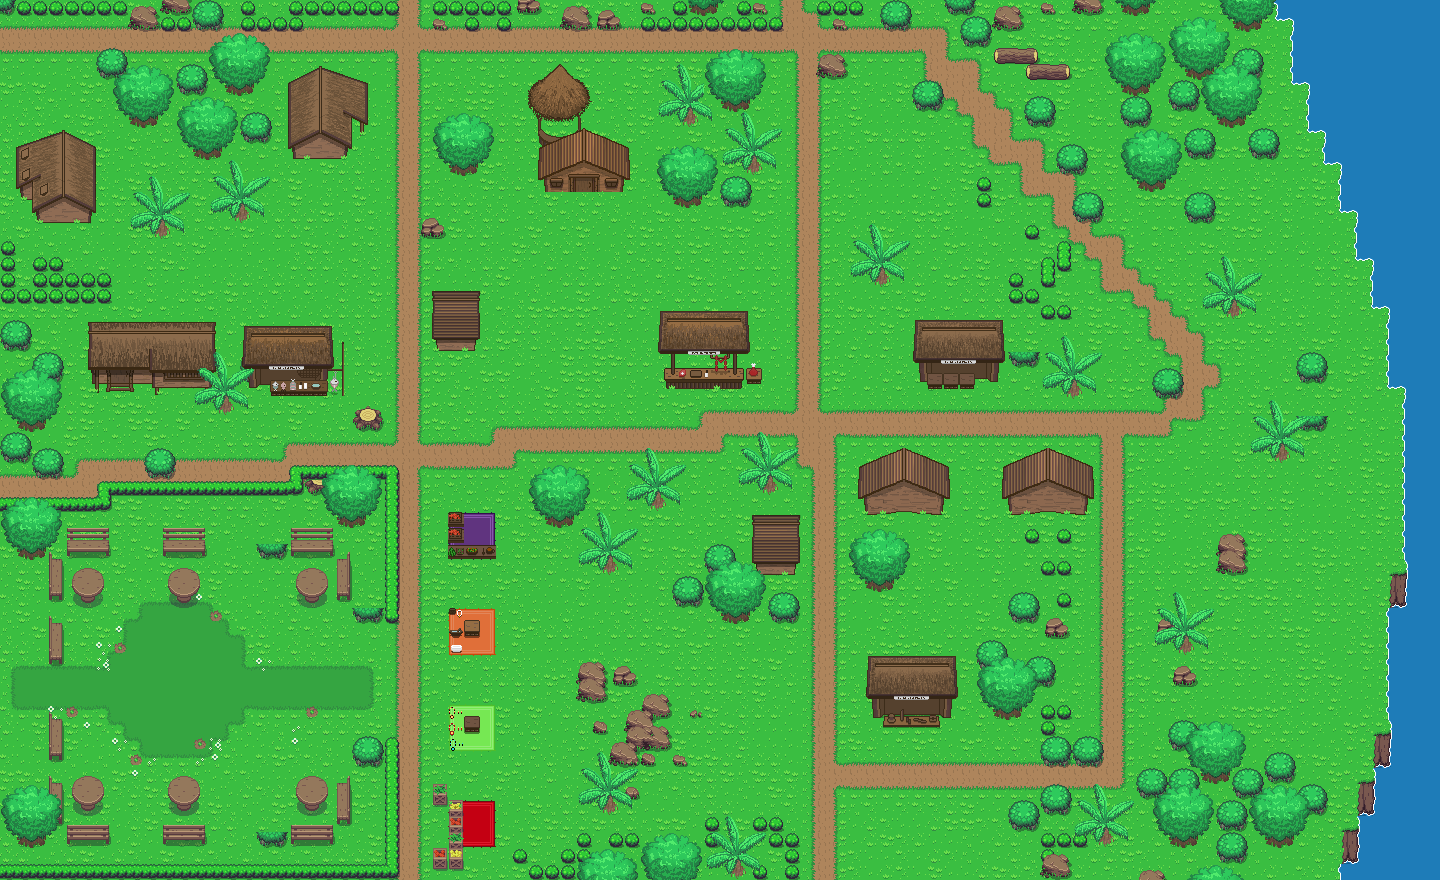

The image is a tile-based game level rendered from a .tmx file. Its description and source (layers, tilesets, objects; grid data summarised) follow:
An orthogonal 90x55 tile map with 16x16 px tiles, 10 tile layers (Base, endblocks, Cliff, Objects 1, ...), 2 tilesets.

<map version="1.0" tiledversion="1.0.2" orientation="orthogonal" renderorder="left-down" width="90" height="55" tilewidth="16" tileheight="16" nextobjectid="1">
 <tileset firstgid="1" source="../Tileset/Overworld.tsx" />
 <tileset firstgid="1729" source="../Tileset/Building.tsx" />
 <layer name="Base" width="90" height="55">
  <data>[4950 cells, 4950 non-empty, 39 distinct tile ids]</data>
 </layer>
 <layer name="endblocks" width="90" height="55">
  <data>[4950 cells, 70 non-empty, 14 distinct tile ids]</data>
 </layer>
 <layer name="Cliff" width="90" height="55">
  <data>[4950 cells, 24 non-empty, 8 distinct tile ids]</data>
 </layer>
 <layer name="Objects 1" width="90" height="55">
  <data>[4950 cells, 167 non-empty, 76 distinct tile ids]</data>
 </layer>
 <layer name="Plants 1" width="90" height="55">
  <data>[4950 cells, 388 non-empty, 32 distinct tile ids]</data>
 </layer>
 <layer name="Buildings 1" width="90" height="55">
  <data>[4950 cells, 287 non-empty, 250 distinct tile ids]</data>
 </layer>
 <layer name="Buildings 2" width="90" height="55">
  <data>[4950 cells, 21 non-empty, 21 distinct tile ids]</data>
 </layer>
 <layer name="Objects 2" width="90" height="55">
  <data>[4950 cells, 49 non-empty, 29 distinct tile ids]</data>
 </layer>
 <layer name="Plants 2" width="90" height="55">
  <data>[4950 cells, 0 non-empty, 0 distinct tile ids]</data>
 </layer>
 <layer name="Above Player" width="90" height="55">
  <properties>
   <property name="unity:sortingLayerName" value="AbovePlayer" />
  </properties>
  <data>[4950 cells, 688 non-empty, 117 distinct tile ids]</data>
 </layer>
</map>
